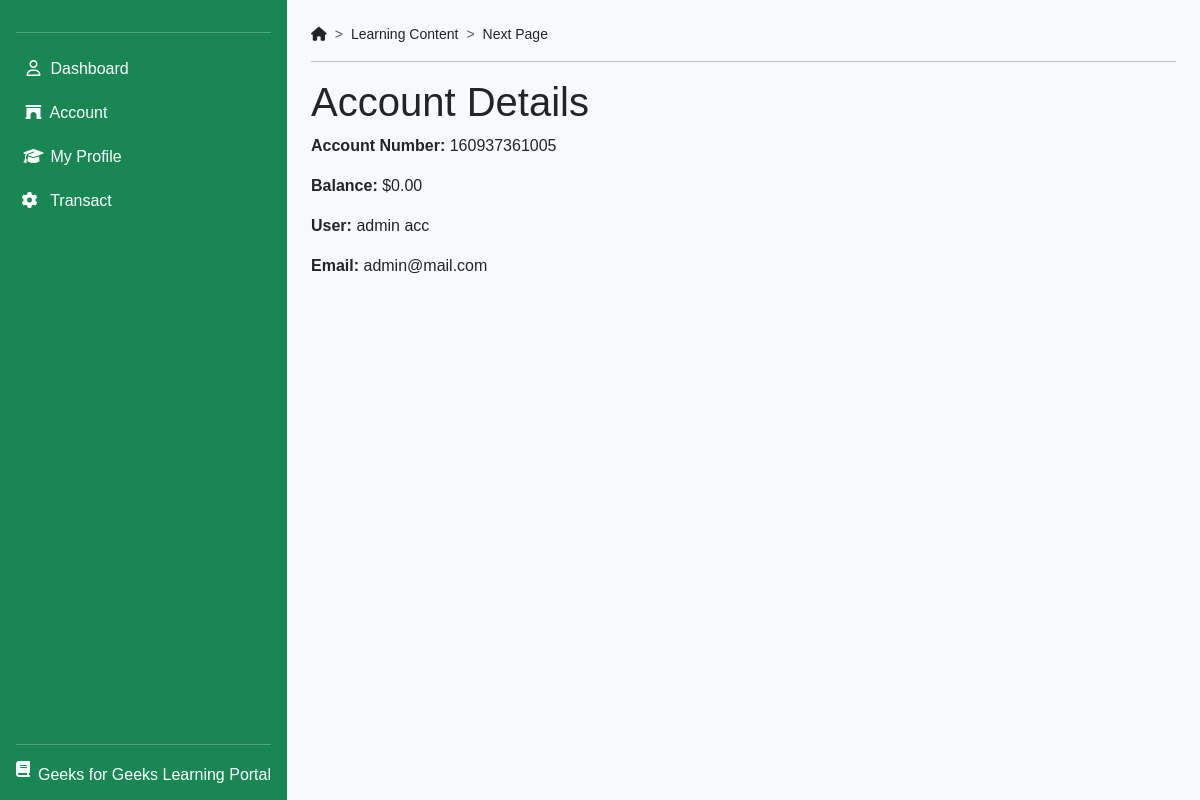
Screenshot of /acc_details/ (signed in) with the database file from the repository.
### core/models.py (models this page shows, shortened)
class Account(models.Model):
    STATUS = [
        ('Active', 'active'),
        ('Inactive', 'inactive'),
        ('Pending', 'pending'),
        ('On Hold', 'on hold'),
        ('Closed', 'closed'),
    ]
    user = models.OneToOneField(CustomUser, on_delete=models.CASCADE, related_name='account')
    balance = models.DecimalField(max_digits=12, decimal_places=2, default=0.00)
    status = models.CharField(max_length=50, choices=STATUS, default='pending')
    account_no = models.CharField(max_length=12, editable=False, unique=True)

### accounts/models.py (models this page shows, shortened)
class CustomUser(AbstractBaseUser, PermissionsMixin):
    ROLES = [
        ('User', 'user'),
        ('Staff', 'staff'),
        ('Admin', 'admin'),
    ]
    first_name = models.CharField(max_length=30, blank=False)
    last_name = models.CharField(max_length=30, blank=False)
    address = models.TextField(blank=True, null=True)
    phone_no = models.IntegerField(blank=True, null=True)
    email = models.EmailField(unique=True)
    date_joined = models.DateTimeField(default=timezone.now)
    last_login = models.DateTimeField(null=True, blank=True)
    is_active = models.BooleanField(default=True)
    is_staff = models.BooleanField(default=False)
    user_type = models.CharField(max_length=20, choices=ROLES, default='User')
    account_no = models.CharField(max_length=12, unique=True, editable=False)
    password_reset_token = models.CharField(max_length=100, blank=True, null=True)
    password_reset_expiry = models.DateTimeField(blank=True, null=True)
    objects = CustomUserManager()
    USERNAME_FIELD = 'email'
    REQUIRED_FIELDS = ['first_name', 'last_name']

### core/views.py (the view)
# urls.py: path('acc_details/', views.acc_details, name='acc_details'),
def acc_details(request):
    acc = Account.objects.get(user=request.user)
    context = {
        'acc': acc
    }
    return render(request, 'accounts/acc_details.html', context)

### core/templates/accounts/acc_details.html
{% extends '../user_home.html' %}
{% block content %}
<h1>Account Details</h1>
<div>
    <p><strong>Account Number:</strong> {{ acc.account_no }}</p>
    <p><strong>Balance:</strong> ${{ acc.balance }}</p>
    <p><strong>User:</strong> {{ acc.user.first_name }} {{ acc.user.last_name }}</p>
    <p><strong>Email:</strong> {{ acc.user.email }}</p>
</div>
{% endblock %}

### static/css/temp.css (style rules this page uses)
html, body { height: 100%; font-family: 'Ubuntu', sans-serif; }

### rows the page displays
Account: account_no "160937361005", balance "0.00", user.first_name "admin", user.last_name "acc", user.email "admin@mail.com"
